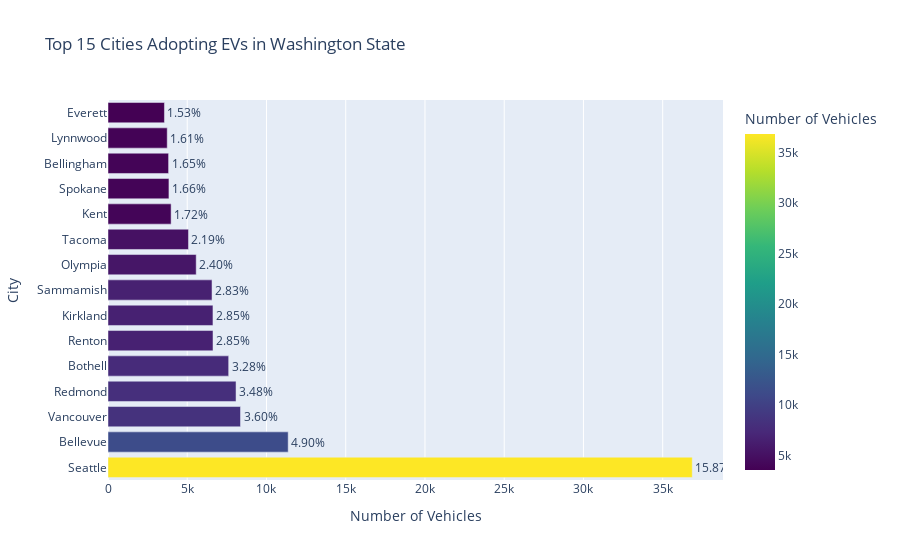

Notebook cell for this chart:
### Code cell
#Question 6 Top Cities adopting EV's
print("****   Top Cities adopting EV's  *****")
city_counts=df['City'].value_counts().reset_index()
city_counts.columns=['City','Count']
city_counts['Percentage']=(city_counts['Count']/city_counts['Count'].sum()*100)
print(city_counts.head(10))

fig=plt.figure(figsize=(18,10))

ax1=fig.add_subplot(121)
sns.barplot(x='Count',y='City',data=city_counts.head(10),palette='viridis',ax=ax1)
ax1.set_title('Top 10 cities adopting EV',fontsize=15)
ax1.set_xlabel("Number of EV's",fontsize=14)
ax1.set_ylabel("City",fontsize=14)

#innotations
for i, row in enumerate(city_counts.head(10).iterrows()):
    ax1.text(row[1]['Count'] + 10, i, f"{row[1]['Percentage']}%", va='center')

others_count = city_counts.iloc[10:]['Count'].sum()
top_cities_pie = pd.concat([city_counts.head(10),
                          pd.DataFrame({'City': ['Others'], 'Count': [others_count],
                                       'Percentage': [city_counts.iloc[10:]['Percentage'].sum()]})],
                         ignore_index=True)

wedges, texts, autotexts = ax2.pie(top_cities_pie['Count'], labels=top_cities_pie['City'],
                                  autopct='%1.1f%%', startangle=90,
                                  explode=[0.05 if i < 5 else 0 for i in range(len(top_cities_pie))],
                                  colors=sns.color_palette('viridis', len(top_cities_pie)))

plt.setp(autotexts, size=10, weight="bold")
plt.setp(texts, size=12)

ax2.set_title('Distribution of EVs by City', fontsize=16)
ax2.axis('equal')

plt.tight_layout()
plt.show()


plt.setp(autotexts, size=10, weight="bold")
plt.setp(texts, size=12)

ax2.set_title('Distribution of EVs by City', fontsize=16)
ax2.axis('equal')

plt.tight_layout()
plt.show()

fig = px.bar(city_counts.head(15), x='Count', y='City', orientation='h',
            title='Top 15 Cities Adopting EVs in Washington State',
            labels={'Count': 'Number of Vehicles', 'City': 'City'},
            color='Count', text='Percentage',
            color_continuous_scale=px.colors.sequential.Viridis)
fig.update_traces(texttemplate='%{text:.2f}%', textposition='outside')
fig.update_layout(uniformtext_minsize=8, uniformtext_mode='hide')
fig.show()

### Figure 1 — Plotly figure (JSON) as saved in the notebook; plotly's stock layout.template omitted (floating-point values rounded to 4 significant figures)
{"data": [{"hovertemplate": "Number of Vehicles=%{marker.color}<br>City=%{y}<br>Percentage=%{text}<extra></extra>", "legendgroup": "", "marker": {"color": [36865, 11369, 8361, 8079, 7614, 6626, 6623, 6564, 5565, 5078, 3983, 3845, 3823, 3737, 3561], "coloraxis": "coloraxis", "pattern": {"shape": ""}}, "name": "", "orientation": "h", "showlegend": false, "text": [15.87, 4.896, 3.6, 3.479, 3.279, 2.853, 2.852, 2.827, 2.396, 2.187, 1.715, 1.656, 1.646, 1.609, 1.533], "textposition": "outside", "texttemplate": "%{text:.2f}%", "type": "bar", "x": [36865, 11369, 8361, 8079, 7614, 6626, 6623, 6564, 5565, 5078, 3983, 3845, 3823, 3737, 3561], "xaxis": "x", "y": ["Seattle", "Bellevue", "Vancouver", "Redmond", "Bothell", "Renton", "Kirkland", "Sammamish", "Olympia", "Tacoma", "Kent", "Spokane", "Bellingham", "Lynnwood", "Everett"], "yaxis": "y"}], "layout": {"barmode": "relative", "coloraxis": {"colorbar": {"title": {"text": "Number of Vehicles"}}, "colorscale": [[0, "#440154"], [0.1111, "#482878"], [0.2222, "#3e4989"], [0.3333, "#31688e"], [0.4444, "#26828e"], [0.5556, "#1f9e89"], [0.6667, "#35b779"], [0.7778, "#6ece58"], [0.8889, "#b5de2b"], [1, "#fde725"]]}, "legend": {"tracegroupgap": 0}, "title": {"text": "Top 15 Cities Adopting EVs in Washington State"}, "uniformtext": {"minsize": 8, "mode": "hide"}, "xaxis": {"anchor": "y", "domain": [0, 1], "title": {"text": "Number of Vehicles"}}, "yaxis": {"anchor": "x", "domain": [0, 1], "title": {"text": "City"}}}}
